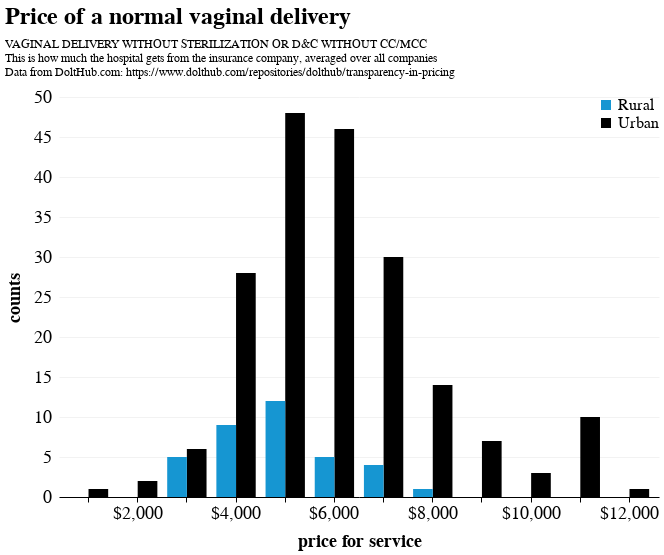

The cell this chart's notebook holds for it:
### Code cell
def sidebyside(drg: str, df: pd.DataFrame, groupby: str, stepsize: int, title: str, cutoff: int = None, frac_labels = 2) -> alt.Chart:
    data = (
        df_cleaned
        .filter(pl.col('ms_drg') == drg)
        .groupby('hospital_id')
        .agg(pl.mean('standard_charge'))
        .join(hosp, left_on = 'hospital_id', right_on = 'id')
    ).to_pandas()
    
    title={'text': title,
            'subtitle': [
                descs.filter(pl.col('ms_drg') == drg)['description'][0],
                'This is how much the hospital gets from the insurance company, averaged over all companies',
                'Data from DoltHub.com: https://www.dolthub.com/repositories/dolthub/transparency-in-pricing'
            ]}
    
    sort_order = list(sorted(data[groupby].unique()))
    try:
        sort_order.remove('No data')
        sort_order.append('No data')
    except ValueError:
        pass
    
    if cutoff:
        bin_ = alt.Bin(extent=[0, cutoff], step=stepsize)
    else:
        bin_ = alt.Bin(step=stepsize)
        
    return (alt
            .Chart(data)
            .transform_bin('bins', 'standard_charge', bin=bin_)
            .mark_bar()
            .encode(
                x=alt.X(
                    'bins:N', 
                    title='price for service', 
                    axis=alt.Axis(format='$,.0f', labelExpr=f'datum.value % {stepsize*frac_labels} ? null : datum.label'),
                ),
                y=alt.Y('count():Q', title='counts'),
                xOffset=f'{groupby}:N',
                color= alt.Color(f'{groupby}:N', sort = sort_order),
            )
            .properties(
                title=title,
                width=600,
                height=400
            )
           )

sidebyside(
    drg = '807', 
    df = df_cleaned,
    cutoff = 100_000, 
    groupby = 'ur', 
    stepsize = 1_000, 
    title = 'Price of a normal vaginal delivery'
)

### Figure 1 — Vega-Lite specification as saved in the notebook (floating-point values rounded to 4 significant figures; data arrays with more than 128 entries replaced by an {"elided": "..."} marker saying what was removed)
{"width": 600, "height": 400, "config": {"title": {"anchor": "start", "fontSize": 24, "font": "Helvetica", "fontColor": "#000000", "subtitlePadding": 10, "offset": 10}, "axisX": {"domain": true, "domainColor": "#000000", "domainWidth": 1, "grid": false, "labelFontSize": 18, "labelFont": "Helvetica", "labelAngle": 0, "tickColor": "#000000", "tickSize": 5, "titleFontSize": 18, "titlePadding": 10, "titleFont": "Helvetica", "title": ""}, "axisY": {"domain": false, "grid": true, "gridColor": "#f2f2f2", "gridWidth": 1, "labelFontSize": 18, "labelFont": "Helvetica", "labelPadding": 8, "ticks": false, "titleFontSize": 18, "titlePadding": 10, "titleFont": "Helvetica"}, "background": "#FFFFFF", "legend": {"labelFontSize": 16, "labelFont": "Helvetica", "symbolSize": 100, "symbolType": "square", "titleFontSize": 16, "titlePadding": 10, "titleFont": "Helvetica", "title": "", "orient": "top-right", "offset": 0}, "view": {"stroke": "transparent"}, "range": {"category": ["#1696d2", "#000000", "#fdbf11", "#d2d2d2", "#ec008b", "#55b748", "#5c5859", "#db2b27"], "diverging": ["#cfe8f3", "#a2d4ec", "#73bfe2", "#46abdb", "#1696d2", "#12719e"]}, "area": {"fill": "#1696d2"}, "line": {"color": "#1696d2", "stroke": "#1696d2", "strokewidth": 5}, "trail": {"color": "#1696d2", "stroke": "#1696d2", "strokeWidth": 0, "size": 1}, "path": {"stroke": "#1696d2", "strokeWidth": 0.5}, "point": {"filled": true}, "text": {"font": "Helvetica", "color": "#1696d2", "fontSize": 20, "align": "right", "fontWeight": 400, "size": 11}, "bar": {"binSpacing": 1, "fill": "#1696d2", "stroke": false}}, "data": {"name": "data-c70aa86ab1904dcc89be72f479be69e1"}, "mark": {"type": "bar"}, "encoding": {"color": {"field": "ur", "sort": ["Rural", "Urban"], "type": "nominal"}, "x": {"axis": {"format": "$,.0f", "labelExpr": "datum.value % 2000 ? null : datum.label"}, "field": "bins", "title": "price for service", "type": "nominal"}, "xOffset": {"field": "ur", "type": "nominal"}, "y": {"aggregate": "count", "title": "counts", "type": "quantitative"}}, "title": {"text": "Price of a normal vaginal delivery", "subtitle": ["VAGINAL DELIVERY WITHOUT STERILIZATION OR D&C WITHOUT CC/MCC", "This is how much the hospital gets from the insurance company, averaged over all companies", "Data from DoltHub.com: https://www.dolthub.com/repositories/dolthub/transparency-in-pricing"]}, "transform": [{"bin": {"extent": [0, 100000], "step": 1000}, "field": "standard_charge", "as": "bins"}], "$schema": "https://vega.github.io/schema/vega-lite/v5.8.0.json", "datasets": {"data-c70aa86ab1904dcc89be72f479be69e1": {"elided": "232 records"}}}
